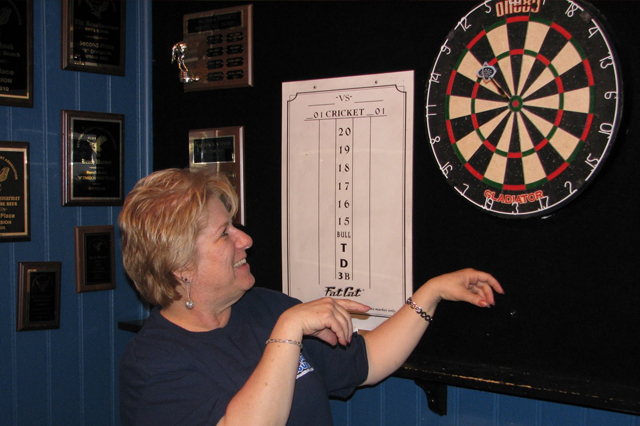
//> input picture CW_example/ImageProcessing/input_images/dart0.jpg, 640 x 426 px
$ ./face input_images/dart0.jpg   (built with g++ and OpenCV 4)
//> lines starting //> are read from the running program, lines starting //| are printed output that depends on the picture; after the words box and inside, x2 and y2 are one past the last pixel; in counts of white or black regions, pixels touching at a corner belong together
/////////////////////////////////////////////////////////////////////////////
//
// COMS30121 - face.cpp
//
/////////////////////////////////////////////////////////////////////////////

// header inclusion
#include <stdio.h>
#include "opencv2/objdetect/objdetect.hpp"
#include "opencv2/opencv.hpp"
#include "opencv2/core/core.hpp"
#include "opencv2/highgui/highgui.hpp"
#include "opencv2/imgproc/imgproc.hpp"
#include <iostream>
#include <stdio.h>

using namespace std;
using namespace cv;

/** Global variables */
// String cascade_name = "frontalface.xml";
String cascade_name = "dartcascade/cascade.xml";
CascadeClassifier cascade;

int dartNo = 0;

void drawManual(Mat frame) {
	if( dartNo == 0 ) {
		cv::rectangle(frame, cv::Rect(423, 3, 197, 214), cv::Scalar(0, 0, 255), 2);
	}
	if( dartNo == 1 ) { cv::rectangle(frame, cv::Rect(163, 102, 254, 252), cv::Scalar(0, 0, 255), 2); }
	if( dartNo == 2 ) { cv::rectangle(frame, cv::Rect(88, 82, 116, 115), cv::Scalar(0, 0, 255), 2); }
	if( dartNo == 3 ) { cv::rectangle(frame, cv::Rect(310, 138, 91, 95), cv::Scalar(0, 0, 255), 2); }
	if( dartNo == 4 ) { cv::rectangle(frame, cv::Rect(153, 68, 270, 259), cv::Scalar(0, 0, 255), 2); }
	if( dartNo == 5 ) { cv::rectangle(frame, cv::Rect(416, 128, 134, 139), cv::Scalar(0, 0, 255), 2); }
	if( dartNo == 6 ) { cv::rectangle(frame, cv::Rect(203, 110, 81, 80), cv::Scalar(0, 0, 255), 2); }
	if( dartNo == 7 ) { cv::rectangle(frame, cv::Rect(233, 149, 180, 187), cv::Scalar(0, 0, 255), 2); }
	if( dartNo == 8 ) {
		cv::rectangle(frame, cv::Rect(827, 203, 150, 152), cv::Scalar(0, 0, 255), 2);
		cv::rectangle(frame, cv::Rect(63, 237, 69, 112), cv::Scalar(0, 0, 255), 2);
	}
	if( dartNo == 9 ) { cv::rectangle(frame, cv::Rect(165, 12, 304, 307), cv::Scalar(0, 0, 255), 2); }
	if( dartNo == 10 ) {
		cv::rectangle(frame, cv::Rect(75, 91, 123, 136), cv::Scalar(0, 0, 255), 2);
		cv::rectangle(frame, cv::Rect(578, 120, 68, 102), cv::Scalar(0, 0, 255), 2);
		cv::rectangle(frame, cv::Rect(915, 141, 38, 81), cv::Scalar(0, 0, 255), 2);
	}
	if( dartNo == 11 ) { cv::rectangle(frame, cv::Rect(167, 94, 73, 102), cv::Scalar(0, 0, 255), 2); }
	if( dartNo == 12 ) { cv::rectangle(frame, cv::Rect(150, 57, 75, 173), cv::Scalar(0, 0, 255), 2); }
	if( dartNo == 13 ) { cv::rectangle(frame, cv::Rect(253, 102, 166, 173), cv::Scalar(0, 0, 255), 2); }
	if( dartNo == 14 ) {
		cv::rectangle(frame, cv::Rect(100, 80, 167, 169), cv::Scalar(0, 0, 255), 2);
		cv::rectangle(frame, cv::Rect(967, 78, 163, 163), cv::Scalar(0, 0, 255), 2);
	}
	if( dartNo == 15 ) { cv::rectangle(frame, cv::Rect(129, 35, 174, 176), cv::Scalar(0, 0, 255), 2); }
}

float calculatef1(int tp, int fp, int fn) {
	float f1 = ( float ) (2 * tp) / ( float) ((2 * tp) + fp + fn);

	return f1;
}

float returnIoU(int rectA_x, int rectA_y, int rectA_x2, int rectA_y2, int rectB_x, int rectB_y, int rectB_x2, int rectB_y2, int i, int d) {

	if(rectA_x > rectB_x2 || rectB_x > rectA_x2) {
		return 0;
	}

	if(rectA_y > rectB_y2 || rectB_y > rectA_y2) {
		return 0;
	}

	int xA = max(rectA_x, rectB_x);
	int yA = max(rectA_y, rectB_y);
	int xB = min(rectA_x2, rectB_x2);
	int yB = min(rectA_y2, rectB_y2);

	float intersection = ((xB - xA) + 1) * ((yB - yA) + 1);

	float areaA = (rectA_x2 - rectA_x + 1) * (rectA_y2 - rectA_y + 1);
	float areaB = (rectB_x2 - rectB_x + 1) * (rectB_y2 - rectB_y + 1);

	float unionn = areaA + areaB - intersection;

	float IoU = intersection / unionn;

	printf("Machine face: %d, Actual face %d, Intersection: %f, Union: %f, IoU: %f, \n", i, d, intersection, unionn, IoU);

	return IoU;
}

void calcMagnitudeOfGradient(const cv::Mat_<float> &dx, const cv::Mat_<float> &dy, cv::Mat_<float> &magnitudeOutput) {
  assert(dx.size() == dy.size());
  magnitudeOutput.create(dx.size());

  for (int i = 0; i < dx.rows; i++) {
    for (int j = 0; j < dx.cols; j++) {
      float x = dx.at<float>(i, j);
      float y = dy.at<float>(i, j);

      magnitudeOutput.at<float>(i, j) = sqrt(x*x + y*y);
    }
  }
}

void calcDirectionOfGradient(const cv::Mat_<float> &dx, const cv::Mat_<float> &dy, cv::Mat_<float> &gradientOutput) {
	assert(dx.size() == dy.size());
	gradientOutput.create(dx.size());

	for (int i = 0; i < dx.rows; i++) {
		for (int j = 0; j < dx.cols; j++) {
			float x = dx(i, j);
			float y = dy(i, j);

			gradientOutput.at<float>(i, j) = atan2(y, x);
		}
	}
}


void applyKernel(const cv::Mat_<uchar> &input, cv::Mat_<float> &kernel, cv::Mat_<float> &output ) {
	// intialise the output using the input
	output.create(input.size());

	//CREATING A DIFFERENT IMAGE kernel WILL BE NEEDED
	//TO PERFORM OPERATIONS OTHER THAN GUASSIAN BLUR!!!

	// we need to create a padded version of the input
	// or there will be border effects
	int kernelRadiusX = ( kernel.size[0] - 1 ) / 2;
	int kernelRadiusY = ( kernel.size[1] - 1 ) / 2;

	cv::Mat_<uchar> paddedInput;
	cv::copyMakeBorder( input, paddedInput,
		kernelRadiusX, kernelRadiusX, kernelRadiusY, kernelRadiusY,
		cv::BORDER_REPLICATE );

	// now we can do the convoltion
	for ( int i = 0; i < input.rows; i++ )
	{
		for( int j = 0; j < input.cols; j++ )
		{
			float sum = 0.0;
			for( int m = -kernelRadiusX; m <= kernelRadiusX; m++ )
			{
				for( int n = -kernelRadiusY; n <= kernelRadiusY; n++ )
				{
					// find the correct indices we are using
					int imagex = i + m + kernelRadiusX;
					int imagey = j + n + kernelRadiusY;
					int kernelx = m + kernelRadiusX;
					int kernely = n + kernelRadiusY;

					// get the values from the padded image and the kernel
					int imageval = ( int ) paddedInput.at<uchar>( imagex, imagey );
					float kernalval = kernel.at<float>( kernelx, kernely );

					// do the multiplication
					sum += ( float ) imageval * kernalval;
				}
			}
			// printf("%f", sum);
			// set the output value as the sum of the convolution
			output.at<float>( i, j ) = sum;
		}

	}
}

void normalise(cv::Mat &image, cv::Mat &output){
  float min = 999.0;
  float max = -999.0;

  for ( int x = 0; x < image.rows; x++ ) {
 	 for( int y = 0; y < image.cols; y++ ) {
     // image.at<float>(x, y) *= 10;
 		 float current = image.at<float>(x, y);
     // printf("%f\n", current);
 		 if (current < min) min = current;
 		 if (current > max) max = current;


 	 }
 }

  // printf("\n %i, %i \n", min, max);

  for ( int x = 0; x < image.rows; x++ ) {
  	for( int y = 0; y < image.cols; y++ ) {

  		 float current = image.at<float>(x, y);
       // output.at<uchar>(x, y) = (image.at<float>(x, y) - min) / (max/255);
 		   output.at<uchar>(x, y) = ((current - min) * ((255 - 0)/(max - min)));
       // printf("%f\n", output.at<uchar>(x, y));
  	}
  }
}

/** @function detectAndDisplay */
void detectAndDisplay( Mat frame ) {

	std::vector<Rect> faces;
	Mat frame_gray;

	// 1. Prepare Image by turning it into Grayscale and normalising lighting
	cvtColor( frame, frame_gray, CV_BGR2GRAY );
	equalizeHist( frame_gray, frame_gray );

	// 2. Perform Viola-Jones Object Detection
	cascade.detectMultiScale( frame_gray, faces, 1.1, 1, 0|CV_HAAR_SCALE_IMAGE, Size(50, 50), Size(500,500) );

       // 3. Print number of Faces found
	std::cout << faces.size() << std::endl;

	// Draw green rectangle
	drawManual( frame );

	// HOUGH TRANSFORM
	cv::Mat_<uchar> gray_image;
	cvtColor( frame, gray_image, CV_BGR2GRAY );

	// Apply sobel kernel for X direction
	cv::Mat_<float> sobelX;
	cv::Mat_<float> kernelX(3, 3);
	kernelX << -1, 0, 1, -2, 0, 2, -1, 0, 1;
	applyKernel(gray_image, kernelX, sobelX);

	// Apply sobel kernel for Y direction
	cv::Mat_<float> sobelY;
	cv::Mat_<float> kernelY(3, 3);
	kernelY << -1, -2, -1, 0, 0, 0, 1, 2, 1;
	applyKernel(gray_image, kernelY, sobelY);

	// Find magnitude
	cv::Mat_<float> magOfGradient;
	calcMagnitudeOfGradient(sobelX, sobelY, magOfGradient);

	// Find Direction
	cv::Mat_<float> dirOfGradient;
	calcDirectionOfGradient(sobelX, sobelY, dirOfGradient);

	// Hough algo
	int threshold = 48;
	int minRadius = 25;
	int maxRadius = 128;

	float thetaThreshold = 0.120;
	float thetaIncr = (2*M_PI) / 360;

	cv::Mat Hough;
	int parameters[] = {magOfGradient.rows + maxRadius, magOfGradient.cols + maxRadius, maxRadius};
	Hough.create(3, parameters, ( float ) magOfGradient.type());

	cv::Mat drawHough;
	drawHough.create(magOfGradient.rows, magOfGradient.cols, ( float ) magOfGradient.type());

	for (int i = 0; i < magOfGradient.rows; i++) {
		for (int j = 0; j < magOfGradient.cols; j++) {

			if (magOfGradient.at<float>(i,j) > threshold) {

				for (int r = minRadius; r < maxRadius; r++) {

					float direction = dirOfGradient.at<float>(i, j);

					for (float theta = direction - thetaThreshold; theta < direction + thetaThreshold; theta += thetaIncr) {
						for (int m = -1; m <= 1; m = m + 2) {
							for (int n = -1; n <= 1; n = n + 2) {
								int x0 = ( int ) j + (m*r) * cosf(theta);
								int y0 = ( int ) i + (n*r) * sinf(theta);
								if (x0 < magOfGradient.cols && x0 > 0) {
									if (y0 < magOfGradient.rows && y0 > 0) {
										Hough.at<float>(y0 , x0, r)++;
									}
								}
							}
						}
					}
				}
			}
		}
	}

	// Draw Circles
	int minVotes = 150;
	float min = 9999.0;
	float max = 0.0;
	int centreX;
	int centreY;
	int noOfVotes;

	for (int y = 0; y < frame.rows; y++) {
		for (int x = 0; x < frame.cols; x++) {
			for (int r = minRadius; r < maxRadius; r++) {
				noOfVotes = Hough.at<float>(y, x, r);
				if (noOfVotes > minVotes) {
					circle(frame, Point(x, y), r, cvScalar(255,0,0), 1);
					if(r > max) {
						max = r;
						centreX = x;
						centreY = y;
					}
				}
			}
		}
	}

	// printf("CENTREX: %d", centreX);
	int topLeftX = centreX - max;
	int topLeftY = centreY - max;


	float maximum = 0.0;
	int detected = 0;
	int rectNumber;
	float thresholdIoU = 0.45;

	// rectangle(frame, Point(topLeftX, topLeftY), Point(topLeftX + 2 * max, topLeftY + 2 * max), Scalar( 0, 0, 255 ), 2);

  // 4. Draw box around faces found
	for( int i = 0; i < faces.size(); i++ ) {

		// Print machine detected boxes
		// rectangle(frame, Point(faces[i].x, faces[i].y), Point(faces[i].x + faces[i].width, faces[i].y + faces[i].height), Scalar( 0, 255, 0 ), 2);

		// Producing the IoU from 2 given rectangles
		int d = 0;
		int xA = topLeftX;
		int yA = topLeftY;
		int x2A = topLeftX + 2 * max;
		int y2A = topLeftY + 2 * max;
		int xB = faces[i].x;
		int yB = faces[i].y;
		int x2B = faces[i].x + faces[i].width;
		int y2B = faces[i].y + faces[i].height;

		float IoU = returnIoU(xA, yA, x2A, y2A, xB, yB, x2B, y2B, i, d);

		// if (IoU > threshold ) {
		// 	detected++;
		// }

		if( IoU > maximum ) {
			maximum = IoU;
			rectNumber = i;
		}
	}

	if(maximum > thresholdIoU) {
		rectangle(frame, Point(faces[rectNumber].x, faces[rectNumber].y), Point(faces[rectNumber].x + faces[rectNumber].width, faces[rectNumber].y + faces[rectNumber].height), Scalar( 0, 255, 0 ), 2);
	}


	int p = 1;
	int tp = detected;
	int fp = faces.size() - tp;
	int fn = p - tp;
	float f1_score = calculatef1(tp, fp, fn);

	printf("Actual faces (p): %d\n", p);
	printf("Detected correct faces (tp): %d\n", tp);
	printf("Detected wrong faces (fp): %d\n", fp);
	printf("Undetected faces (fn): %d\n", fn);
	printf("f1 score: %f\n", f1_score);

	for(int x = 0; x < magOfGradient.rows; x++){
	 for(int y = 0; y < magOfGradient.cols; y++){
		 for(int r = minRadius; r < maxRadius; r++){
			 drawHough.at<float>(x, y) += Hough.at<float>(x, y, r);
		 }
	 }
	}

	// [8 lines of commented-out code are left out]
}

/** @function main */
int main( int argc, const char** argv ) {

  // 1. Read Input Image
	Mat frame = imread(argv[1], CV_LOAD_IMAGE_COLOR);
//> frame is the input picture: 426 rows x 640 cols, CV_8UC3; mean B, G, R 55.7, 56.9, 65.9
  String imageName = argv[1];
//> imageName = "input_images/dart0.jpg"

	if(imageName == "dart0.jpg") { dartNo = 0; }
	if(imageName == "dart1.jpg") { dartNo = 1; }
	if(imageName == "dart2.jpg") { dartNo = 2; }
	if(imageName == "dart3.jpg") { dartNo = 3; }
	if(imageName == "dart4.jpg") { dartNo = 4; }
	if(imageName == "dart5.jpg") { dartNo = 5; }
	if(imageName == "dart6.jpg") { dartNo = 6; }
	if(imageName == "dart7.jpg") { dartNo = 7; }
	if(imageName == "dart8.jpg") { dartNo = 8; }
	if(imageName == "dart9.jpg") { dartNo = 9; }
	if(imageName == "dart10.jpg") { dartNo = 10; }
	if(imageName == "dart11.jpg") { dartNo = 11; }
	if(imageName == "dart12.jpg") { dartNo = 12; }
	if(imageName == "dart13.jpg") { dartNo = 13; }
	if(imageName == "dart14.jpg") { dartNo = 14; }
	if(imageName == "dart15.jpg") { dartNo = 15; }

	// 2. Load the Strong Classifier in a structure called `Cascade'
	if( !cascade.load( cascade_name ) ){ printf("--(!)Error loading\n"); return -1; };

	// 3. Detect Faces and Display Result
	// drawManual( frame );
	detectAndDisplay( frame );
//> in detectAndDisplay, `equalizeHist( frame_gray, frame_gray );`:
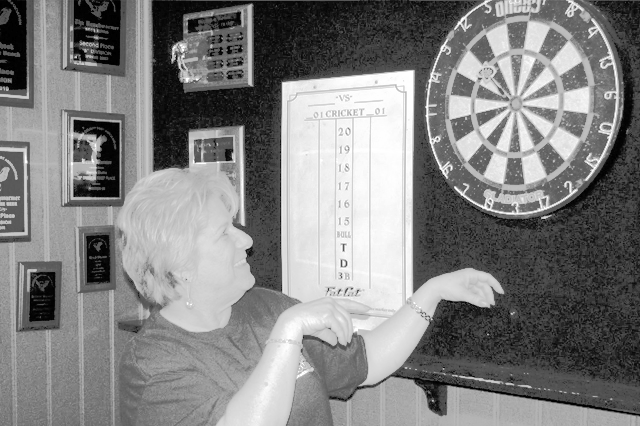
//> frame_gray: 426 rows x 640 cols, CV_8UC1; min 0, max 255, mean 129.4
//> in detectAndDisplay, `cascade.detectMultiScale( frame_gray, faces, 1.1, 1, 0|CV_HAAR_SCALE_I..`: faces = 11 Rects (x, y, width, height), first 8: [327, 5, 55, 55], [346, 5, 56, 56], [531, 226, 52, 52], [492, 226, 54, 54], [500, 276, 54, 54], [439, 47, 139, 139], [521, 240, 71, 71], [516, 216, 76, 76]
//| 11
//> in drawManual, `cv::rectangle(frame, cv::Rect(423, 3, 197, 214), cv::Scalar(0, 0, 255)..`: frame: 426 rows x 640 cols, CV_8UC3; 0.9% of pixels changed, all inside (x1, y1, x2, y2) = (422, 2, 621, 218)
//> after the loop in applyKernel, `for ( int i = 0; i < input.rows; i++ )`:
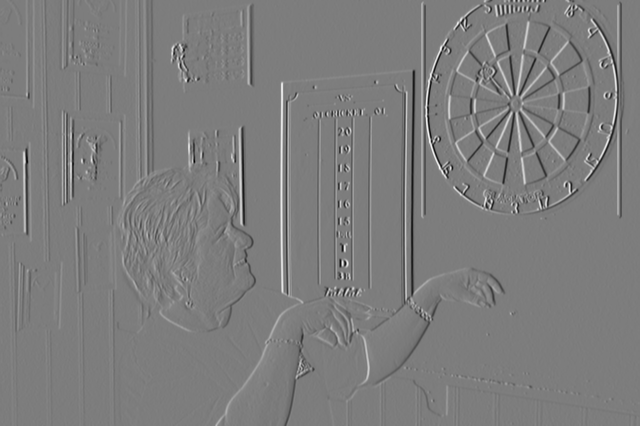
//> output: 426 rows x 640 cols, CV_32FC1; min -815, max 843, mean -0.3; drawn with min black and max white
//> in detectAndDisplay, `applyKernel(gray_image, kernelX, sobelX);`: kernelX = [[-1, 0, 1], [-2, 0, 2], [-1, 0, 1]]
//> after the loop in applyKernel (call 2), `for ( int i = 0; i < input.rows; i++ )`:
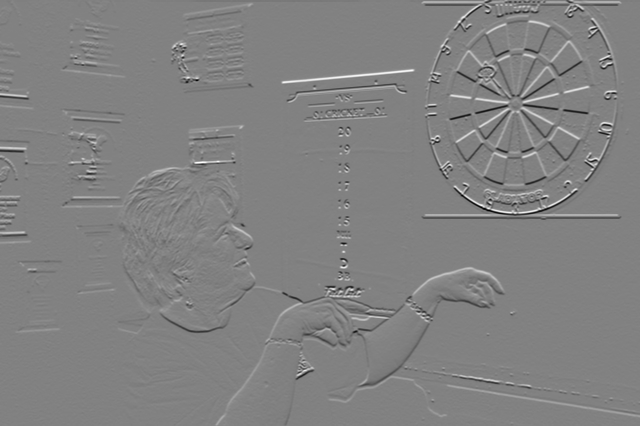
//> output: 426 rows x 640 cols, CV_32FC1; min -775, max 748, mean 0.6; drawn with min black and max white
//> in detectAndDisplay, `applyKernel(gray_image, kernelY, sobelY);`: kernelY = [[-1, -2, -1], [0, 0, 0], [1, 2, 1]]
//> after the loop in calcMagnitudeOfGradient, `for (int i = 0; i < dx.rows; i++)`:
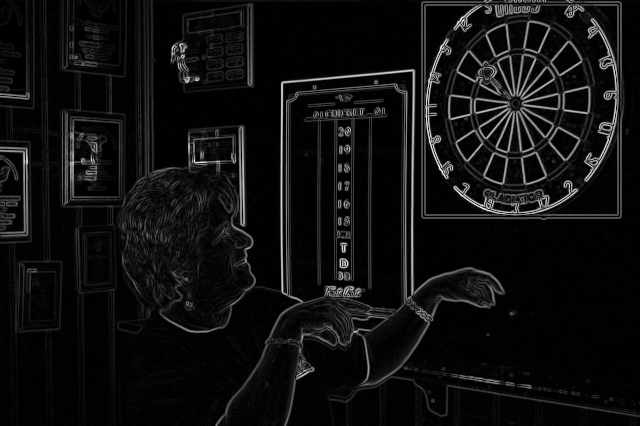
//> magnitudeOutput: 426 rows x 640 cols, CV_32FC1; min 0, max 858.2, mean 55; drawn with min black and max white
//> after the loop in calcDirectionOfGradient, `for (int i = 0; i < dx.rows; i++)`:
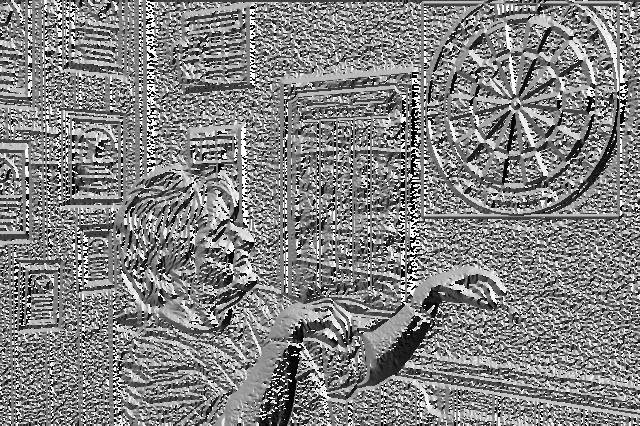
//> gradientOutput: 426 rows x 640 cols, CV_32FC1; min -3.14, max 3.14, mean 0.0768; drawn with min black and max white
//> the loop in detectAndDisplay, `for (int y = 0; y < frame.rows; y++)` made 426 passes
//> noOfVotes on passes 1 to 3: 0, 4, 10
//> after the loop in detectAndDisplay, `for (int y = 0; y < frame.rows; y++)`: noOfVotes = 0; max = 99; centreX = 519; centreY = 113
//> in detectAndDisplay, `int topLeftX = centreX - max;`: topLeftX = 420
//> in detectAndDisplay, `int topLeftY = centreY - max;`: topLeftY = 14
//> the loop in detectAndDisplay, `for( int i = 0; i < faces.size(); i++ )` made 11 passes
//> (xB, yB, x2B, y2B) on passes 1, 2, 3, 4, 5, 7, 8, 9, 10: (327, 5, 382, 60), (346, 5, 402, 61), (531, 226, 583, 278), (492, 226, 546, 280), (500, 276, 554, 330), (521, 240, 592, 311), (516, 216, 592, 292), (554, 253, 638, 337), (297, 98, 403, 204)
//> (xB, yB, x2B, y2B, xA in returnIoU, yA in returnIoU, xB in returnIoU, yB in returnIoU) on passes 6, 11: (439, 47, 578, 186, 439, 47, 578, 186), (77, 19, 461, 403, 420, 19, 461, 212)
//| Machine face: 5, Actual face 0, Intersection: 19600.000000, Union: 39601.000000, IoU: 0.494937,
//| Machine face: 10, Actual face 0, Intersection: 8148.000000, Union: 179678.000000, IoU: 0.045348,
//> after the loop in detectAndDisplay, `for( int i = 0; i < faces.size(); i++ )`: maximum = 0.495; rectNumber = 5
//> in detectAndDisplay, `rectangle(frame, Point(faces[rectNumber].x, faces[rectNumber].y), Poin..`:
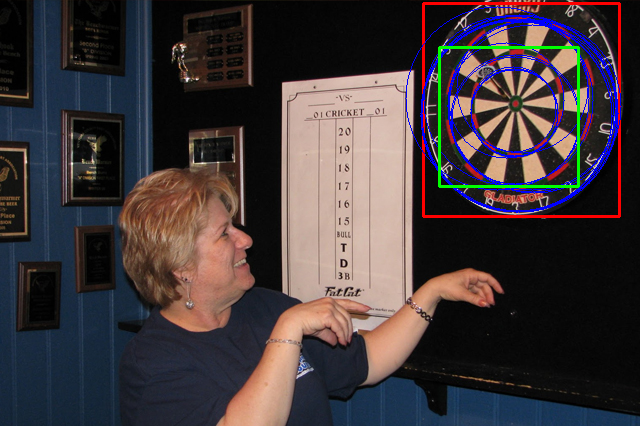
//> frame: 426 rows x 640 cols, CV_8UC3; mean B, G, R 59.2, 56.6, 65.6
//> in detectAndDisplay, `int fp = faces.size() - tp;`: fp = 11
//> in calculatef1, `float f1 = ( float ) (2 * tp) / ( float) ((2 * tp) + fp + fn);`: f1 = 0
//| Detected wrong faces (fp): 11
//| f1 score: 0.000000
//> after the loop in detectAndDisplay, `for(int x = 0; x < magOfGradient.rows; x++)`:
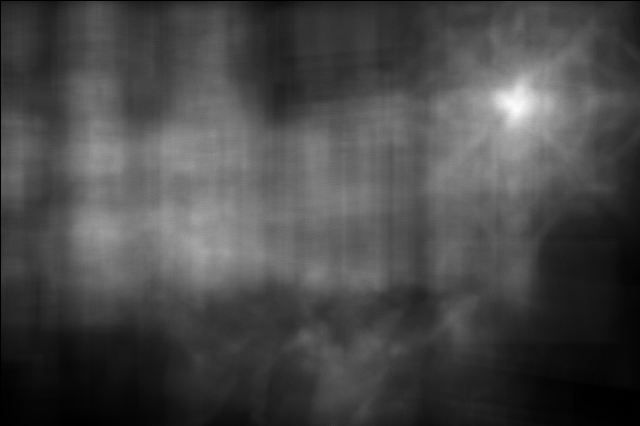
//> drawHough: 426 rows x 640 cols, CV_32FC1; min 0, max 4315, mean 1226.3; drawn with min black and max white

	// 4. Save Result Image
	imwrite( "detected.jpg", frame );

	return 0;
}
